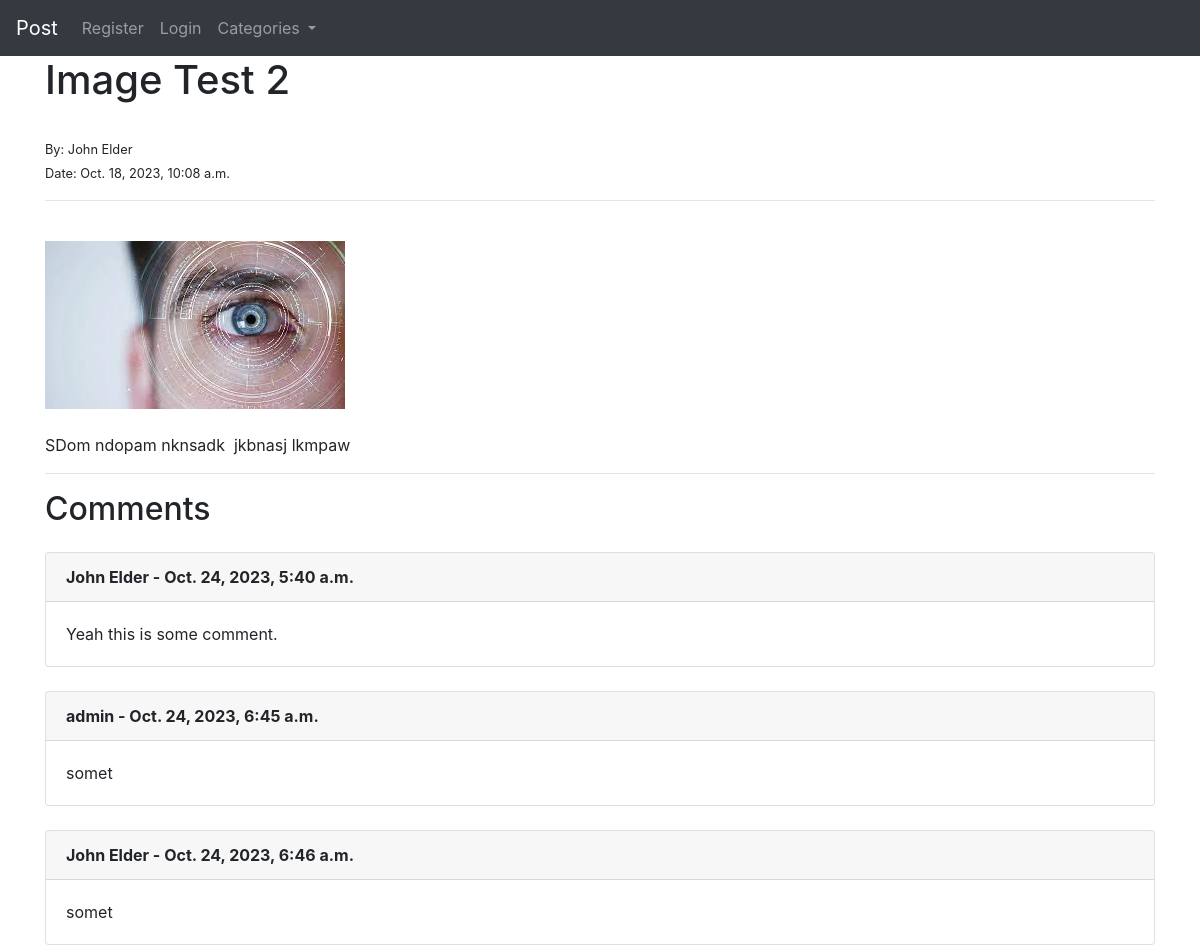
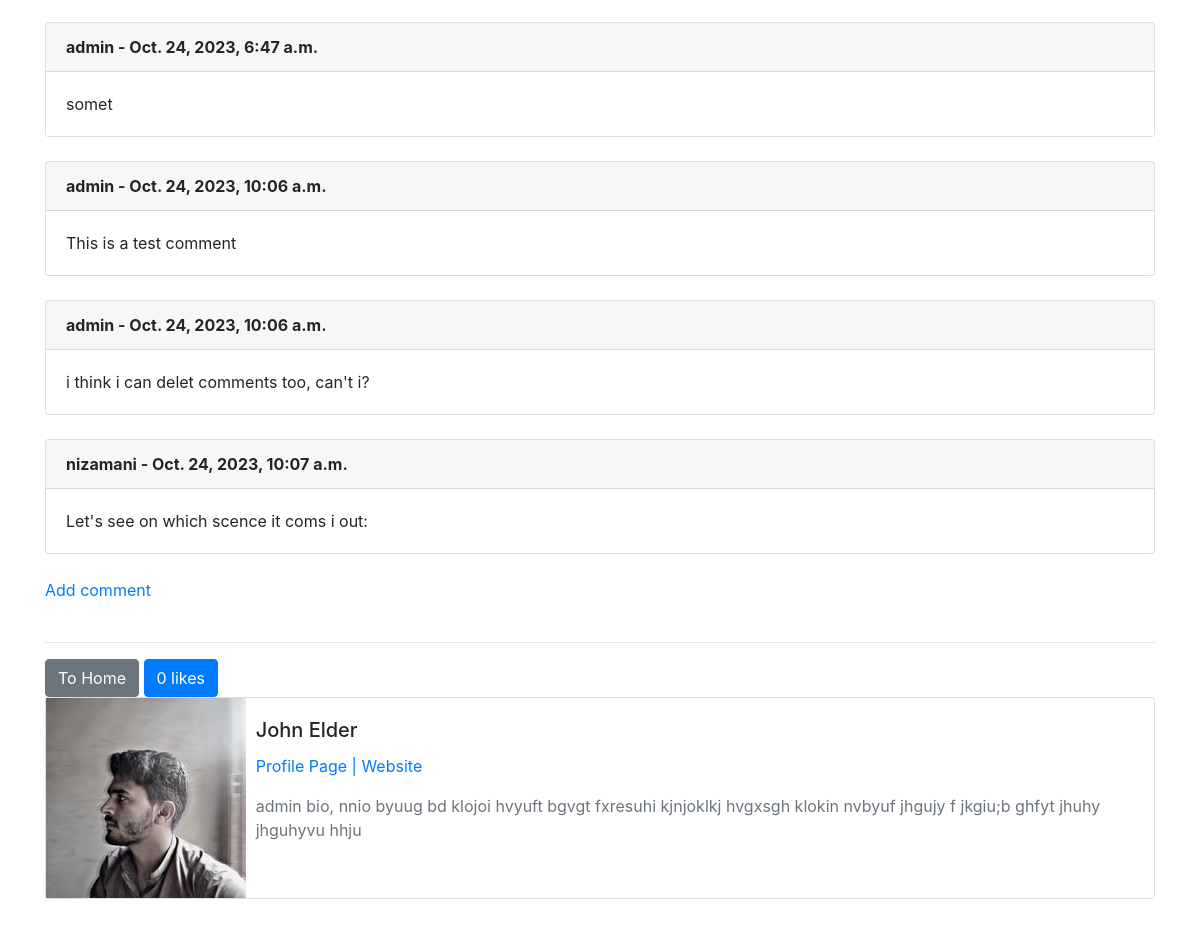
The page /article/28 on the database its author committed (2 pictures, top to bottom).
### theblog/models.py (models this page shows, shortened)
class Post(models.Model):
    title = models.CharField(max_length=255)
    header_image = models.ImageField(null=True, blank=True, upload_to='images/')
    title_tag = models.CharField(max_length=255)
    author = models.ForeignKey(User, on_delete=models.CASCADE)
    body = RichTextField(blank=True, null=True)
    post_date = models.DateTimeField(auto_now_add=True)
    category = models.CharField(max_length=255)
    snippet = models.CharField(max_length=255)
    likes = models.ManyToManyField(User, related_name="blog_posts")
    def total_likes(self):
        return self.likes.count()

class Comment(models.Model):
    post = models.ForeignKey(Post, related_name="comments", on_delete=models.CASCADE)
    name = models.CharField(max_length=255)
    body = models.TextField()
    date_added = models.DateTimeField(auto_now_add=True)

class Profile(models.Model):
    user = models.OneToOneField(User, on_delete=models.CASCADE, unique=True)
    bio = models.TextField()
    profile_pic = models.ImageField(null=True, blank=True, upload_to='images/profile')
    website_url = models.CharField(max_length=255, null=True, blank=True)
    facebook_url = models.CharField(max_length=255, null=True, blank=True)
    twitter_url = models.CharField(max_length=255, null=True, blank=True)

### theblog/views.py (the view)
# urls.py: path('article/<int:pk>', ArticleDetailView.as_view(), name="article_detail"),
class ArticleDetailView(DetailView):
    model = Post
    template_name = 'article_details.html'
    def get_context_data(self, *args, **kwargs):
        cat_menu = Category.objects.all()
        context = super().get_context_data(*args, **kwargs)
        see = get_object_or_404(Post, id=self.kwargs['pk'])
        total_likes = see.total_likes()
        liked = False
        if see.likes.filter(id=self.request.user.id).exists():
            liked =True
        context["cat_menu"] = cat_menu
        context["total_likes"] = total_likes
        context["liked"] = liked
        return context

### theblog/models.py (called while the page is built)
    def __str__(self):
        return self.name

### theblog/templates/article_details.html (shortened to what this page needs)
{% extends 'base.html' %}
{% load static %}
{% block content %}
    <h1>{{ post.title }} </h1><br>
    <small>By: {{ post.author.first_name }} {{ post.author.last_name }}</small><br>
    <small>Date: {{ post.post_date }}</small>
    <hr><br>
    {% if post.header_image %}
        <img src="{{ post.header_image.url }}" ><br><br>
    {% endif %}
    {{ post.body| safe }}
    <hr>
    <h2 class="mb-4">Comments</h2>
    {% if not post.comments.all %}
        <div class="alert alert-info">
            <h4>No Comments to Show.</h4><br>
            <a href="{% url 'add_comment' post.pk %}">Add comment</a>
        </div>
    {% else %}
        {% for comment in post.comments.all %}
            <div class="card mb-4">
                <div class="card-header">
                    <strong>{{ comment.name }} - {{ comment.date_added }}</strong>
                </div>
                <div class="card-body">
                    {{ comment.body }}
                </div>
            </div>
        {% endfor %}
        <a href="{% url 'add_comment' post.pk %}">Add comment</a>
    {% endif %}
{% if user.is_authenticated %}
    <br><br><hr>
        <a class="btn btn-secondary" href="{% url 'home' %}">To Home</a>
    {% if user.id == post.author.id %}
        <a class="btn btn-secondary" href="{% url 'update_post' post.pk %}">Edit</a>
        <a class="btn btn-secondary" href="{% url 'delete_post' post.pk %}">Delete</a>
    {% endif %}
    <hr><br>
    <form action="{% url 'like_post' post.pk %}" method="POST">
        {% csrf_token %}
        {% if liked %}
            <button type="submit" name="post_id" value="{{ post.id }}" class="btn btn-primary btn-sm">Dislike | {{ total_likes }}</button>
        {% else %}
            <button type="submit" name="post_id" value="{{ post.id }}" class="btn btn-primary btn-sm">Like | {{ total_likes }}</button>
        {% endif %}
    </form>
{% else %}
    <br><br><hr>
    <a class="btn btn-secondary" href="{% url 'home' %}">To Home</a>
    <button class="btn btn-primary">{{ total_likes }} likes</button>
{% endif %}
<br>
<div class="card">
    <div class="row">
        <div class="col-md-2">
            {% if post.author.profile.profile_pic %}
                <img src="{{ post.author.profile.profile_pic.url }}" alt="" class="card-image">
            {% else %}
                <img src="{% static 'theblog/images/defaut_profilr_pic.jpg' %}" alt="" class="card-image" width="150" height="150">
            {% endif %}
        </div>
        <div class="col-md-10">
            <div class="card-body">
                <h5 class="card-title">{{ post.author.first_name }} {{ post.author.last_name }}</h5>
                <p class="text-muted">
                    <a href="{% url 'show_profile_page' post.author.profile.id %}">Profile Page</a>
                    {% if post.author.profile.website_url %}
                        <a href="{{ post.author.profile.website_url }}"> | Website</a>
                    {% endif %}
                </p>
                <p class="card-text text-muted">{{ post.author.profile.bio }}</p>
            </div>
        </div>
    </div>
</div>
<br><br><br>
{% endblock %}

### theblog/templates/base.html (shortened to what this page needs)
<!DOCTYPE html>
<html lang="en">
<head>
    <link rel="stylesheet" href="https://cdn.jsdelivr.net/npm/bootstrap@4.1.3/dist/css/bootstrap.min.css">
</head>
<body>
<nav class="navbar navbar-expand-lg navbar-dark bg-dark">
  <a class="navbar-brand" href="{% url 'home' %}">Post</a>
  <div class="collapse navbar-collapse" id="navbarNav">
      <ul class="navbar-nav">
          {% if user.is_authenticated %}
          <!-- <li class="nav-item">
              <a class="nav-link" href="{% url 'edit_profile' %}">Edit Profile</a>
          </li> -->
          <li class="nav-item dropdown">
            <a class="nav-link dropdown-toggle" href="#" id="navbarDropdown" role="button" data-toggle="dropdown" aria-haspopup="true" aria-expanded="false">
                Profile
            </a>
            <div class="dropdown-menu" aria-labelledby="navbarDropdown">
                <a class="dropdown-item" href="{% url 'edit_profile' %}">Edit Settings</a>
                {% if profile.user.id %}
                    <a class="dropdown-item" href="{% url 'edit_profile_page' user.profile.id %}">Edit Profile</a>
                    <a class="dropdown-item" href="{% url 'show_profile_page' user.profile.id %}">Show Profile</a>
                {% else %}
                    <a class="dropdown-item" href="{% url 'create_profile_page' %}">Create Profile Page</a>
                {% endif %}
            </div>
        </li>
          <li class="nav-item">
            <a class="nav-link" href="{% url 'add_post' %}">Add Post</a>
          </li>
          <li class="nav-item">
              <a class="nav-link" href="{% url 'logout' %}">Logout</a>
          </li>
          <li class="nav-item">
              <a class="nav-link" href="{% url 'add_category' %}">Add Category</a>
          </li>
          {% else %}
          <li class="nav-item">
              <a class="nav-link" href="{% url 'register' %}">Register</a>
          </li>
          <li class="nav-item">
              <a class="nav-link" href="{% url 'login' %}">Login</a>
          </li>
          {% endif %}
          {% if cat_menu %}
          <li class="nav-item dropdown">
              <a class="nav-link dropdown-toggle" href="#" id="navbarDropdown" role="button" data-toggle="dropdown" aria-expanded="false">
                  Categories
              </a>
          </li>
          {% endif %}
      </ul>
  </div>
</nav>
    <div class="container">
        {% block content %}
        {% endblock %}
    </div>
</body>
</html>

### rows shown on the page
Post: title "Image Test 2", author.first_name "John", author.last_name "Elder", post_date "Oct. 18, 2023, 10:08 a.m.", header_image (picture), body "SDom ndopam nknsadk jkbnasj lkmpaw", author.profile.profile_pic (placeholder picture), author.profile.bio "admin bio, nnio byuug bd klojoi hvyuft bgvgt fxresuhi kjnjoklkj hvgxsgh klokin nvbyuf jhgujy f jkgiu;b ghfyt jhuhy jhguhyvu hhju"
Comment: name "John Elder", date_added "Oct. 24, 2023, 5:40 a.m.", body "Yeah this is some comment."
Comment: name "admin", date_added "Oct. 24, 2023, 6:45 a.m.", body "somet"
Comment: name "John Elder", date_added "Oct. 24, 2023, 6:46 a.m.", body "somet"
Comment: name "admin", date_added "Oct. 24, 2023, 6:47 a.m.", body "somet"
Comment: name "admin", date_added "Oct. 24, 2023, 10:06 a.m.", body "This is a test comment"
Comment: name "admin", date_added "Oct. 24, 2023, 10:06 a.m.", body "i think i can delet comments too, can't i?"
Comment: name "nizamani", date_added "Oct. 24, 2023, 10:07 a.m.", body "Let's see on which scence it coms i out:"

### other values the page prints
{{ total_likes }} "0"
